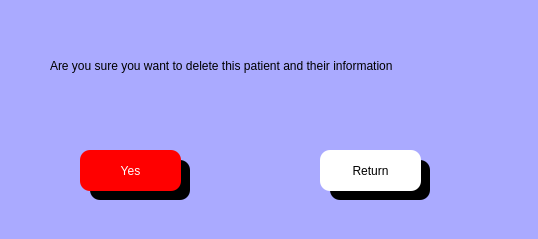
<?xml version="1.0" encoding="UTF-8"?>
<ui version="4.0">
 <class>Dialog</class>
 <widget class="QDialog" name="Dialog">
  <property name="geometry">
   <rect>
    <x>0</x>
    <y>0</y>
    <width>538</width>
    <height>239</height>
   </rect>
  </property>
  <property name="windowTitle">
   <string>Dialog</string>
  </property>
  <property name="styleSheet">
   <string notr="true">background-color: rgb(170, 170, 255);</string>
  </property>
  <widget class="QPushButton" name="cnf_yes_btn">
   <property name="geometry">
    <rect>
     <x>80</x>
     <y>150</y>
     <width>101</width>
     <height>41</height>
    </rect>
   </property>
   <property name="styleSheet">
    <string notr="true">background-color: rgb(255, 255, 255);
background-color: rgb(255, 0, 0);
font: 12pt &quot;MS Shell Dlg 2&quot;;
border-top-left-radius:10px;
border-bottom-left-radius:10px;
border-top-right-radius:10px;
border-bottom-right-radius:10px;
color: rgb(255, 255, 255);
</string>
   </property>
   <property name="text">
    <string>Yes</string>
   </property>
  </widget>
  <widget class="QLabel" name="label_7">
   <property name="geometry">
    <rect>
     <x>90</x>
     <y>160</y>
     <width>100</width>
     <height>40</height>
    </rect>
   </property>
   <property name="styleSheet">
    <string notr="true">background-color: rgb(0, 0, 0);
font: 12pt &quot;MS Shell Dlg 2&quot;;
border-top-left-radius:10px;
border-bottom-left-radius:10px;
border-top-right-radius:10px;
border-bottom-right-radius:10px;
color: rgb(255, 255, 255);
</string>
   </property>
   <property name="text">
    <string/>
   </property>
  </widget>
  <widget class="QLabel" name="warning_label">
   <property name="geometry">
    <rect>
     <x>50</x>
     <y>30</y>
     <width>471</width>
     <height>71</height>
    </rect>
   </property>
   <property name="styleSheet">
    <string notr="true">font: 12pt &quot;MS Shell Dlg 2&quot;;</string>
   </property>
   <property name="text">
    <string>Are you sure you want to delete this patient and their information</string>
   </property>
  </widget>
  <widget class="QPushButton" name="cnf_no_btn">
   <property name="geometry">
    <rect>
     <x>320</x>
     <y>150</y>
     <width>101</width>
     <height>41</height>
    </rect>
   </property>
   <property name="styleSheet">
    <string notr="true">background-color: rgb(255, 255, 255);

font: 12pt &quot;MS Shell Dlg 2&quot;;
border-top-left-radius:10px;
border-bottom-left-radius:10px;
border-top-right-radius:10px;
border-bottom-right-radius:10px;

</string>
   </property>
   <property name="text">
    <string>Return</string>
   </property>
  </widget>
  <widget class="QLabel" name="label_8">
   <property name="geometry">
    <rect>
     <x>330</x>
     <y>160</y>
     <width>100</width>
     <height>40</height>
    </rect>
   </property>
   <property name="styleSheet">
    <string notr="true">background-color: rgb(0, 0, 0);
font: 12pt &quot;MS Shell Dlg 2&quot;;
border-top-left-radius:10px;
border-bottom-left-radius:10px;
border-top-right-radius:10px;
border-bottom-right-radius:10px;
color: rgb(255, 255, 255);
</string>
   </property>
   <property name="text">
    <string/>
   </property>
  </widget>
  <zorder>label_7</zorder>
  <zorder>cnf_yes_btn</zorder>
  <zorder>warning_label</zorder>
  <zorder>label_8</zorder>
  <zorder>cnf_no_btn</zorder>
 </widget>
 <resources/>
 <connections/>
</ui>
